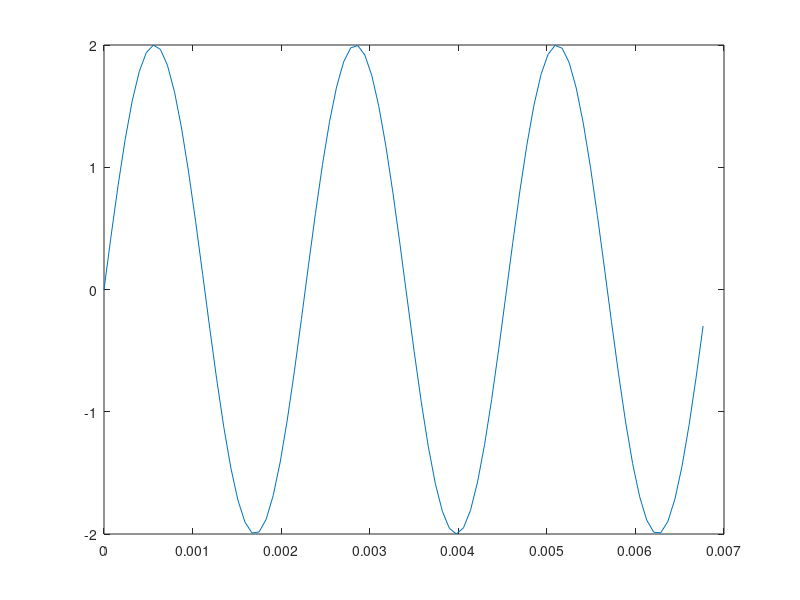

The MATLAB source for this figure: (Note: this script raises an error after producing the figure.)
% SESIÓN 6 - SEÑALES Y SISTEMAS
% Ejercicio 0
% Apartado a-b

fs = 2000;
dt = 1/(2*pi*fs);
freq = 440;
T = 1/freq;
NCycles = 3;
t = 0:dt:NCycles*T;
y = 2*sin(2*pi*freq*t+0);

figure('Name','SEÑAL EN EL DOMINIO DEL TIEMPO','NumberTitle','off');
plot(t,y);
[w,F] = espectro(t,y,T);
figure('Name','ESPECTRO DE LA SEÑAL','NumberTitle','off');
plot(w,abs(F));